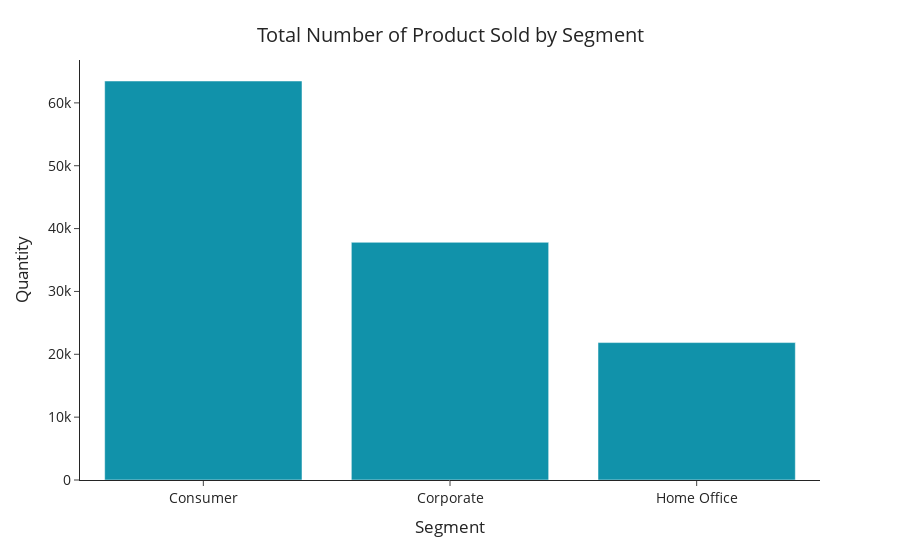

Notebook cell for this chart:
### Code cell
## CREATE NEW TABLE
# group by category
quantity_per_segment = data[['Segment', 'Quantity']].groupby('Segment').sum()

# sort values by Sales
quantity_per_segment.sort_values(by='Quantity', ascending=False, inplace=True)

## PLOT
# bar chart
fig = px.bar(x = quantity_per_segment.index,
             y = quantity_per_segment['Quantity'],
             template = 'simple_white', color_discrete_sequence = [colors[0]])

#Set Title and x/y axis labels
fig.update_layout(
    xaxis_title="Segment",
    yaxis_title="Quantity",
    showlegend = False,
    font = dict(
            size = 14
            ),    
    title={
        'text': "Total Number of Product Sold by Segment",
        'y':0.95,
        'x':0.5
        }
    )

fig.show()

### Figure 1 — Plotly figure (JSON) as saved in the notebook; plotly's stock layout.template omitted (floating-point values rounded to 4 significant figures)
{"data": [{"alignmentgroup": "True", "hovertemplate": "x=%{x}<br>y=%{y}<extra></extra>", "legendgroup": "", "marker": {"color": "#1192AA", "pattern": {"shape": ""}}, "name": "", "offsetgroup": "", "orientation": "v", "showlegend": false, "textposition": "auto", "type": "bar", "x": ["Consumer", "Corporate", "Home Office"], "xaxis": "x", "y": [63481, 37817, 21862], "yaxis": "y"}], "layout": {"barmode": "relative", "font": {"size": 14}, "legend": {"tracegroupgap": 0}, "margin": {"t": 60}, "showlegend": false, "title": {"text": "Total Number of Product Sold by Segment", "x": 0.5, "y": 0.95}, "xaxis": {"anchor": "y", "domain": [0, 1], "title": {"text": "Segment"}}, "yaxis": {"anchor": "x", "domain": [0, 1], "title": {"text": "Quantity"}}}}
